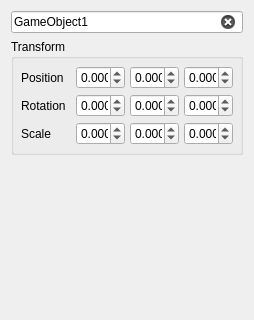
<?xml version="1.0" encoding="UTF-8"?>
<ui version="4.0">
 <class>PropertiesWidget</class>
 <widget class="QWidget" name="PropertiesWidget">
  <property name="geometry">
   <rect>
    <x>0</x>
    <y>0</y>
    <width>254</width>
    <height>320</height>
   </rect>
  </property>
  <property name="windowTitle">
   <string>Form</string>
  </property>
  <layout class="QVBoxLayout" name="verticalLayout">
   <item>
    <layout class="QHBoxLayout" name="horizontalLayout_4">
     <item>
      <widget class="QLineEdit" name="lineEdit">
       <property name="text">
        <string>GameObject1</string>
       </property>
       <property name="frame">
        <bool>true</bool>
       </property>
       <property name="cursorMoveStyle">
        <enum>Qt::LogicalMoveStyle</enum>
       </property>
       <property name="clearButtonEnabled">
        <bool>true</bool>
       </property>
      </widget>
     </item>
    </layout>
   </item>
   <item>
    <widget class="QGroupBox" name="groupBox">
     <property name="enabled">
      <bool>true</bool>
     </property>
     <property name="sizePolicy">
      <sizepolicy hsizetype="Expanding" vsizetype="Minimum">
       <horstretch>0</horstretch>
       <verstretch>0</verstretch>
      </sizepolicy>
     </property>
     <property name="title">
      <string>Transform</string>
     </property>
     <layout class="QVBoxLayout" name="verticalLayout_2">
      <property name="spacing">
       <number>5</number>
      </property>
      <property name="leftMargin">
       <number>7</number>
      </property>
      <property name="topMargin">
       <number>7</number>
      </property>
      <property name="rightMargin">
       <number>7</number>
      </property>
      <property name="bottomMargin">
       <number>7</number>
      </property>
      <item>
       <layout class="QHBoxLayout" name="horizontalLayout">
        <item>
         <widget class="QLabel" name="label">
          <property name="sizePolicy">
           <sizepolicy hsizetype="Maximum" vsizetype="Preferred">
            <horstretch>0</horstretch>
            <verstretch>0</verstretch>
           </sizepolicy>
          </property>
          <property name="minimumSize">
           <size>
            <width>50</width>
            <height>0</height>
           </size>
          </property>
          <property name="text">
           <string>Position</string>
          </property>
         </widget>
        </item>
        <item>
         <widget class="MySpinBox" name="pos_x_sb">
          <property name="sizePolicy">
           <sizepolicy hsizetype="Ignored" vsizetype="Fixed">
            <horstretch>0</horstretch>
            <verstretch>0</verstretch>
           </sizepolicy>
          </property>
          <property name="minimumSize">
           <size>
            <width>40</width>
            <height>0</height>
           </size>
          </property>
          <property name="decimals">
           <number>3</number>
          </property>
          <property name="minimum">
           <double>-100000000.000000000000000</double>
          </property>
          <property name="maximum">
           <double>100000000.000000000000000</double>
          </property>
          <property name="singleStep">
           <double>1.000000000000000</double>
          </property>
         </widget>
        </item>
        <item>
         <widget class="MySpinBox" name="pos_y_sb">
          <property name="sizePolicy">
           <sizepolicy hsizetype="Ignored" vsizetype="Fixed">
            <horstretch>0</horstretch>
            <verstretch>0</verstretch>
           </sizepolicy>
          </property>
          <property name="minimumSize">
           <size>
            <width>40</width>
            <height>0</height>
           </size>
          </property>
          <property name="decimals">
           <number>3</number>
          </property>
          <property name="minimum">
           <double>-100000000.000000000000000</double>
          </property>
          <property name="maximum">
           <double>100000000.000000000000000</double>
          </property>
          <property name="singleStep">
           <double>1.000000000000000</double>
          </property>
         </widget>
        </item>
        <item>
         <widget class="MySpinBox" name="pos_z_sb">
          <property name="sizePolicy">
           <sizepolicy hsizetype="Ignored" vsizetype="Fixed">
            <horstretch>0</horstretch>
            <verstretch>0</verstretch>
           </sizepolicy>
          </property>
          <property name="minimumSize">
           <size>
            <width>40</width>
            <height>0</height>
           </size>
          </property>
          <property name="decimals">
           <number>3</number>
          </property>
          <property name="minimum">
           <double>-100000000.000000000000000</double>
          </property>
          <property name="maximum">
           <double>100000000.000000000000000</double>
          </property>
          <property name="singleStep">
           <double>1.000000000000000</double>
          </property>
         </widget>
        </item>
       </layout>
      </item>
      <item>
       <layout class="QHBoxLayout" name="horizontalLayout_2">
        <item>
         <widget class="QLabel" name="label_2">
          <property name="sizePolicy">
           <sizepolicy hsizetype="Maximum" vsizetype="Preferred">
            <horstretch>0</horstretch>
            <verstretch>0</verstretch>
           </sizepolicy>
          </property>
          <property name="minimumSize">
           <size>
            <width>50</width>
            <height>0</height>
           </size>
          </property>
          <property name="text">
           <string>Rotation</string>
          </property>
         </widget>
        </item>
        <item>
         <widget class="MySpinBox" name="rot_x_sb">
          <property name="sizePolicy">
           <sizepolicy hsizetype="Ignored" vsizetype="Fixed">
            <horstretch>0</horstretch>
            <verstretch>0</verstretch>
           </sizepolicy>
          </property>
          <property name="minimumSize">
           <size>
            <width>40</width>
            <height>0</height>
           </size>
          </property>
          <property name="decimals">
           <number>3</number>
          </property>
          <property name="minimum">
           <double>-100000000.000000000000000</double>
          </property>
          <property name="maximum">
           <double>100000000.000000000000000</double>
          </property>
          <property name="singleStep">
           <double>1.000000000000000</double>
          </property>
         </widget>
        </item>
        <item>
         <widget class="MySpinBox" name="rot_y_sb">
          <property name="sizePolicy">
           <sizepolicy hsizetype="Ignored" vsizetype="Fixed">
            <horstretch>0</horstretch>
            <verstretch>0</verstretch>
           </sizepolicy>
          </property>
          <property name="minimumSize">
           <size>
            <width>40</width>
            <height>0</height>
           </size>
          </property>
          <property name="decimals">
           <number>3</number>
          </property>
          <property name="minimum">
           <double>-100000000.000000000000000</double>
          </property>
          <property name="maximum">
           <double>100000000.000000000000000</double>
          </property>
          <property name="singleStep">
           <double>1.000000000000000</double>
          </property>
         </widget>
        </item>
        <item>
         <widget class="MySpinBox" name="rot_z_sb">
          <property name="sizePolicy">
           <sizepolicy hsizetype="Ignored" vsizetype="Fixed">
            <horstretch>0</horstretch>
            <verstretch>0</verstretch>
           </sizepolicy>
          </property>
          <property name="minimumSize">
           <size>
            <width>40</width>
            <height>0</height>
           </size>
          </property>
          <property name="decimals">
           <number>3</number>
          </property>
          <property name="minimum">
           <double>-100000000.000000000000000</double>
          </property>
          <property name="maximum">
           <double>100000000.000000000000000</double>
          </property>
          <property name="singleStep">
           <double>1.000000000000000</double>
          </property>
         </widget>
        </item>
       </layout>
      </item>
      <item>
       <layout class="QHBoxLayout" name="horizontalLayout_3">
        <item>
         <widget class="QLabel" name="label_3">
          <property name="sizePolicy">
           <sizepolicy hsizetype="Maximum" vsizetype="Preferred">
            <horstretch>0</horstretch>
            <verstretch>0</verstretch>
           </sizepolicy>
          </property>
          <property name="minimumSize">
           <size>
            <width>50</width>
            <height>0</height>
           </size>
          </property>
          <property name="text">
           <string>Scale</string>
          </property>
         </widget>
        </item>
        <item>
         <widget class="MySpinBox" name="scale_x_sb">
          <property name="sizePolicy">
           <sizepolicy hsizetype="Ignored" vsizetype="Fixed">
            <horstretch>0</horstretch>
            <verstretch>0</verstretch>
           </sizepolicy>
          </property>
          <property name="minimumSize">
           <size>
            <width>40</width>
            <height>0</height>
           </size>
          </property>
          <property name="decimals">
           <number>3</number>
          </property>
          <property name="minimum">
           <double>-100000000.000000000000000</double>
          </property>
          <property name="maximum">
           <double>100000000.000000000000000</double>
          </property>
          <property name="singleStep">
           <double>1.000000000000000</double>
          </property>
         </widget>
        </item>
        <item>
         <widget class="MySpinBox" name="scale_y_sb">
          <property name="sizePolicy">
           <sizepolicy hsizetype="Ignored" vsizetype="Fixed">
            <horstretch>0</horstretch>
            <verstretch>0</verstretch>
           </sizepolicy>
          </property>
          <property name="minimumSize">
           <size>
            <width>40</width>
            <height>0</height>
           </size>
          </property>
          <property name="decimals">
           <number>3</number>
          </property>
          <property name="minimum">
           <double>-100000000.000000000000000</double>
          </property>
          <property name="maximum">
           <double>100000000.000000000000000</double>
          </property>
          <property name="singleStep">
           <double>1.000000000000000</double>
          </property>
         </widget>
        </item>
        <item>
         <widget class="MySpinBox" name="scale_z_sb">
          <property name="sizePolicy">
           <sizepolicy hsizetype="Ignored" vsizetype="Fixed">
            <horstretch>0</horstretch>
            <verstretch>0</verstretch>
           </sizepolicy>
          </property>
          <property name="minimumSize">
           <size>
            <width>40</width>
            <height>0</height>
           </size>
          </property>
          <property name="decimals">
           <number>3</number>
          </property>
          <property name="minimum">
           <double>-100000000.000000000000000</double>
          </property>
          <property name="maximum">
           <double>100000000.000000000000000</double>
          </property>
          <property name="singleStep">
           <double>1.000000000000000</double>
          </property>
         </widget>
        </item>
       </layout>
      </item>
     </layout>
    </widget>
   </item>
   <item>
    <spacer name="verticalSpacer">
     <property name="orientation">
      <enum>Qt::Vertical</enum>
     </property>
     <property name="sizeHint" stdset="0">
      <size>
       <width>20</width>
       <height>166</height>
      </size>
     </property>
    </spacer>
   </item>
  </layout>
 </widget>
 <customwidgets>
  <customwidget>
   <class>MySpinBox</class>
   <extends>QDoubleSpinBox</extends>
   <header>myspinbox.h</header>
  </customwidget>
 </customwidgets>
 <resources/>
 <connections/>
</ui>
